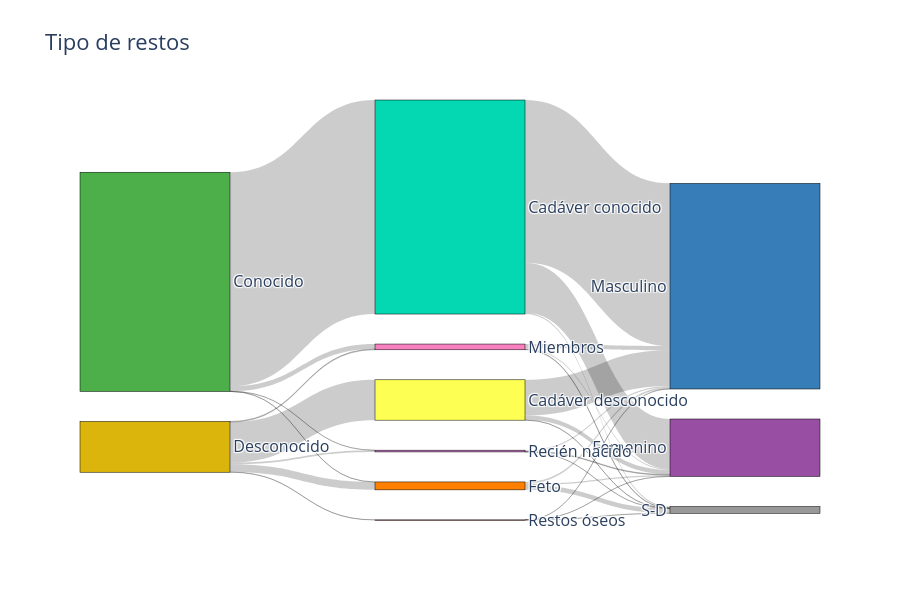

The notebook cell this image was saved under:
### Markdown cell above
### Aluvial

### Code cell
import plotly.graph_objects as go

cols = ['Conocido_desconocido', 'Tipo_restos', 'Sexo']

data = df[cols].value_counts().reset_index()
data.columns = cols + ['freq']
data.head()

# Step 1: Build all unique labels
labels = pd.unique(data[cols].values.ravel()).tolist()
label_index = {l: i for i, l in enumerate(labels)}
label_colors = [dic_color.get(label, 'lightgray') for label in labels]

# Step 2: Create source-target pairs
links = list()
for s,t in zip(cols, cols[1:]):
    link = data.groupby([s,t])['freq'].sum().reset_index()
    link['source'] = link[s].map(label_index)
    link['target'] = link[t].map(label_index)
    links.append( link[['source','target','freq']] )
    
links = pd.concat(links)
links.head()

# Step 3: Build the Sankey diagram
fig = go.Figure(data=[go.Sankey(
    node=dict(
        pad=30,
        thickness=150,
        line=dict(color="black", width=0.5),
        label=labels,
        color=label_colors
    ),
    link=dict(
        source=links['source'],
        target=links['target'],
        value=links['freq']
    )
)])

fig.update_layout(title_text="Tipo de restos", 
                  width=900,height=600,
                  font_size=16)
fig.show()

### Figure 1 — Plotly figure (JSON) as saved in the notebook; plotly's stock layout.template omitted (floating-point values rounded to 4 significant figures)
{"data": [{"link": {"source": [0, 0, 0, 0, 0, 0, 4, 4, 4, 4, 4, 4, 7, 7, 7, 7, 7, 7, 1, 1, 1, 5, 5, 5, 9, 9, 9, 6, 6, 6, 8, 8, 8, 10, 10, 10], "target": [1, 5, 9, 6, 8, 10, 1, 5, 9, 6, 8, 10, 1, 5, 9, 6, 8, 10, 3, 2, 7, 3, 2, 7, 3, 2, 7, 3, 2, 7, 3, 2, 7, 3, 2, 7], "value": [76756, 0, 31, 31, 1795, 0, 0, 14479, 602, 2813, 270, 48, 0, 0, 0, 0, 0, 0, 17923, 58337, 496, 1580, 12845, 54, 251, 379, 3, 462, 662, 1720, 384, 1511, 170, 1, 7, 40]}, "node": {"color": ["#4daf4a", "#04d8b2", "#377eb8", "#984ea3", "#dbb40c", "#fdff52", "#ff7f00", "#999999", "#f781bf", "#c875c4", "#c85a53"], "label": ["Conocido", "Cadáver conocido", "Masculino", "Femenino", "Desconocido", "Cadáver desconocido", "Feto", "S-D", "Miembros", "Recién nacido", "Restos óseos"], "line": {"color": "black", "width": 0.5}, "pad": 30, "thickness": 150}, "type": "sankey"}], "layout": {"font": {"size": 16}, "height": 600, "title": {"text": "Tipo de restos"}, "width": 900}}
